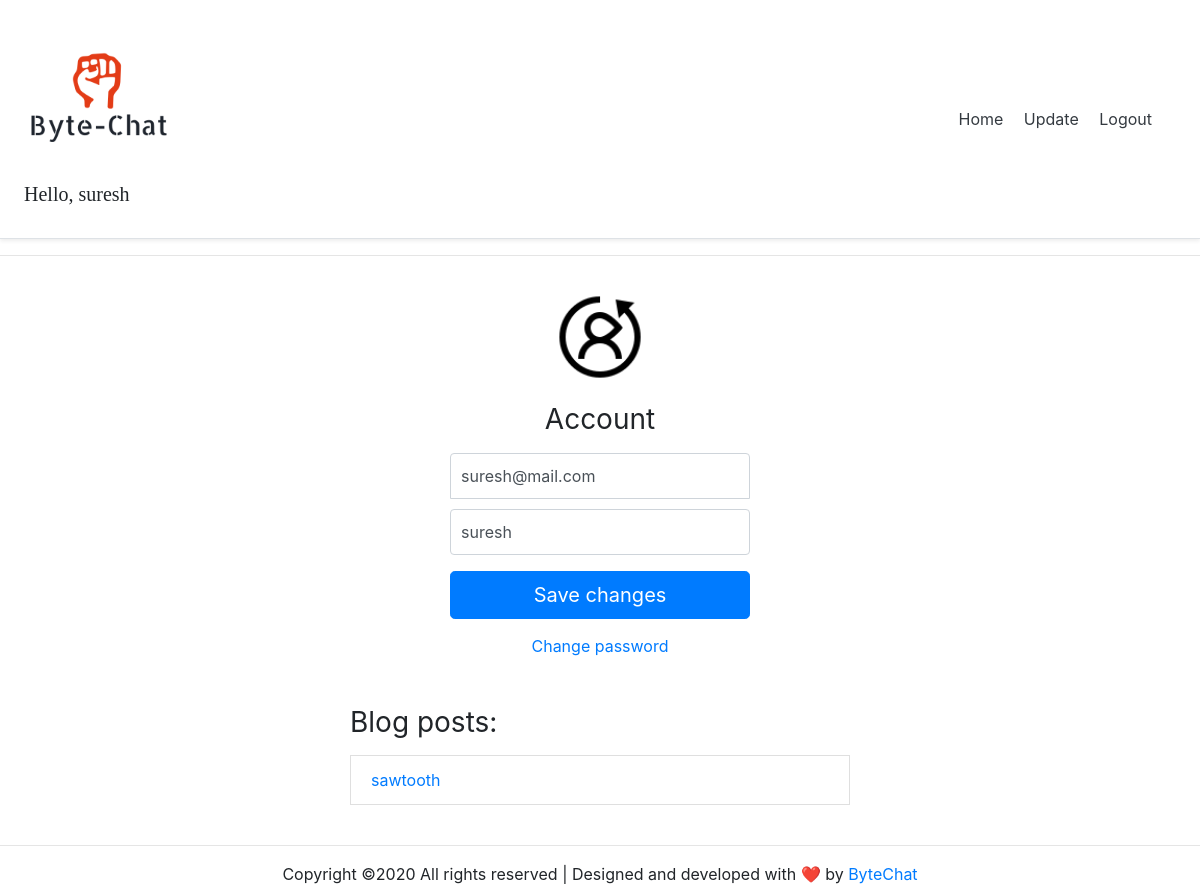
Screenshot of /account/ (signed in) with the database file from the repository.
### account/models.py (models this page shows, shortened)
class Account(AbstractBaseUser):
    email = models.EmailField(verbose_name="email", max_length=60, unique=True)
    username = models.CharField(max_length=30, unique=True)
    date_joined	= models.DateTimeField(verbose_name='date joined', auto_now_add=True)
    last_login = models.DateTimeField(verbose_name='last login', auto_now=True)
    is_admin = models.BooleanField(default=False)
    is_active = models.BooleanField(default=True)
    is_staff = models.BooleanField(default=False)
    is_superuser = models.BooleanField(default=False)
    USERNAME_FIELD = 'email'
    REQUIRED_FIELDS = ['username']
    objects = MyAccountManager()

### blog/models.py (models this page shows)
class BlogPost(models.Model):
	title 					= models.CharField(max_length=50, null=False, blank=False)
	body 					= models.TextField(max_length=500, null=False, blank=False)
	image		 			= models.ImageField(upload_to=upload_location, null=True, blank=True)
	date_published 			= models.DateTimeField(auto_now_add=True, verbose_name="date published")
	date_updated 			= models.DateTimeField(auto_now=True, verbose_name="date updated")
	author 					= models.ForeignKey(settings.AUTH_USER_MODEL, on_delete=models.CASCADE)
	slug 					= models.SlugField(blank=True, unique=True)
	def __str__(self):
		return self.title

### account/views.py (the view)
# urls.py: path('account/', account_view, name="account"),
def account_view(request):
	if not request.user.is_authenticated:
		return redirect("login")
	context = {}
	if request.POST:
		form = AccountUpdateForm(request.POST, instance=request.user)
		if form.is_valid():
			form.save()
	else:
		form = AccountUpdateForm(
				initial= {
					"email": request.user.email,
					"username": request.user.username,
				}
			)
	context['account_form'] = form
	blog_posts = BlogPost.objects.filter(author=request.user)
	context['blog_posts'] = blog_posts
	return render(request, 'account/account.html', context)

### account/forms.py (shortened to what this page needs)
class AccountUpdateForm(forms.ModelForm):
	class Meta:
		model = Account
		fields = ('email', 'username')

### account/templates/account/account.html (shortened to what this page needs)
{% extends 'index.html' %}
{% load static %}
{% block content %}
<form class="form-signin" method="post">{% csrf_token %}
  <div class="d-flex flex-column pb-3">
    <img class="img-fluid mx-auto d-block" src="{% static 'update.png' %}" alt="update" width="100" height="100">
  </div>
  <h1 class="h3 mb-3 font-weight-normal">Account</h1>
  <input type="email" name="email" id="inputEmail" class="form-control" placeholder="Email address" required autofocus value={{account_form.initial.email}}>
  <input type="text" name="username" id="inputUsername" class="form-control" placeholder="Username" required
  value="{{account_form.initial.username}}">
  <button class="btn btn-lg btn-primary btn-block" type="submit">Save changes</button>
</form>
<div class="d-flex flex-column">
  <a class='m-auto' href="{% url 'password_change' %}">Change password</a>
</div>
<div class="container mt-4 p-4">
  <div class="row">
    <div class="blog-posts">
      <h3 class="mb-3 font-weight-normal">Blog posts:</h3>
      {% if blog_posts %}
        <ul class="list-group">
        {% for post in blog_posts %}
          <a href="{% url 'blog:detail' post.slug%}" style="text-decoration: none;"><li class="list-group-item">{{post}}</li></a>
        {% endfor %}
        </ul>
      {% else %}
        <p>You have no blog posts. Create a post <a href="{% url 'blog:create' %}">here</a>.</p>
      {% endif %}
    </div>
  </div>
</div>
{% endblock content %}

### templates/snippets/header.html (shortened to what this page needs)
{% load static %}
<link rel="stylesheet" href="https://stackpath.bootstrapcdn.com/bootstrap/4.5.0/css/bootstrap.min.css"
integrity="sha384-9aIt2nRpC12Uk9gS9baDl411NQApFmC26EwAOH8WgZl5MYYxFfc+NcPb1dKGj7Sk">
<div class="d-flex flex-column flex-md-row align-items-center p-3 px-md-4 mb-3 bg-white border-bottom shadow-sm">
    <h5 class="my-0 mr-md-auto font-weight-normal">
      <div class="d-flex flex-column pb-3">
        <img class="img-fluid mx-auto d-block" src="{% static 'Byte-Chat.png' %}" alt="Byte-Chat" width="150" height="150">
      </div>
        {% if request.user.is_authenticated %}
            <p class="display-6" style="font-family:verdana">
                Hello, {{request.user.username}}
            </p>
        {% endif %}
    </h5>
    <nav class="my-2 my-md-0 mr-md-3">
        {% if request.user.is_authenticated %}
            <a class="p-2 text-dark" href=" {% url 'home' %} ">Home</a>
            <a class="p-2 text-dark" href=" {% url 'account' %} ">Update</a>
            <a class="p-2 text-dark" href=" {% url 'logout' %} ">Logout</a>
        {% else %}
            <a class="p-2 text-dark" href=" {% url 'home' %} ">Home</a>
            <a class="p-2 text-dark" href=" {% url 'login' %} ">Login</a>
            <a class="btn btn-outline-primary" href=" {% url 'register' %} ">Register</a>
        {% endif %}
    </nav>
  </div>
<hr>

### templates/snippets/header.html (style rules this page uses)
.container { max-width: 960px; }

### account/templates/account/account.html (style rules this page uses)
.form-signin { width: 100%; max-width: 330px; padding: 15px; margin: auto; }
.form-signin .form-control { position: relative; box-sizing: border-box; height: auto; padding: 10px; font-size: 16px; }
.form-signin input[type="email"] { margin-bottom: 10px; border-bottom-right-radius: 0; border-bottom-left-radius: 0; }
.h3 { text-align: center; }
.blog-posts { max-width: 500px; width: 100%; margin: auto; }

### rows the page displays
Account: user.username "suresh", email "suresh@mail.com", username "suresh"
BlogPost: title "sawtooth"
